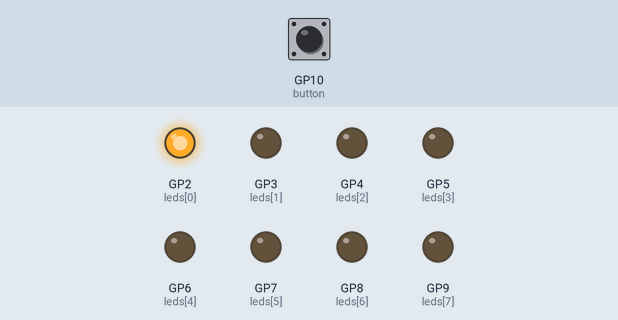
Simulated run of this program. Board: Raspberry Pi Pico running MicroPython. Shown: output pins drawn as LEDs (lit = HIGH). The test bench sets the inputs (shaded band); at power-on: GP10 (button) HIGH.

Above: at 0.1 s.
At 0.9 s:
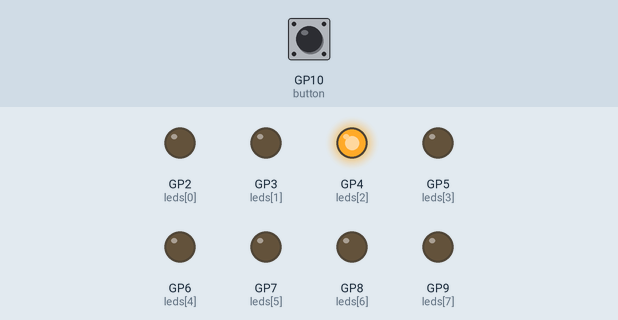
At 1.7 s:
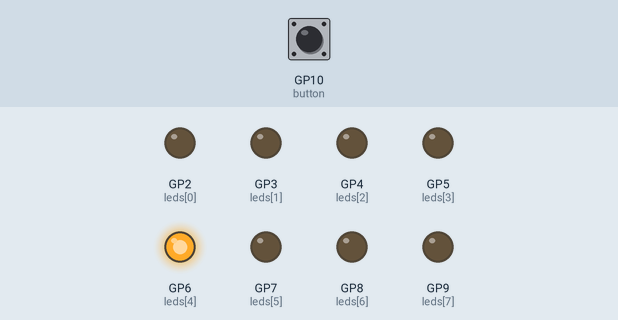
At 3.7 s:
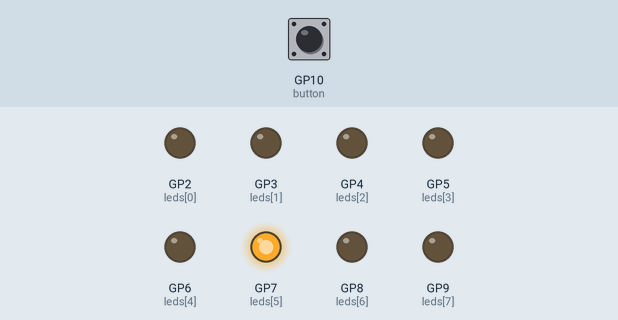
At 5.3 s:
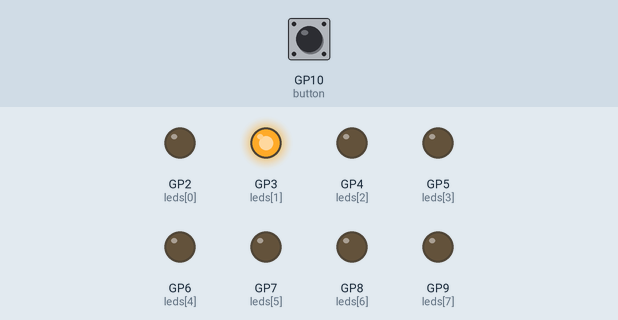
At 7.1 s:
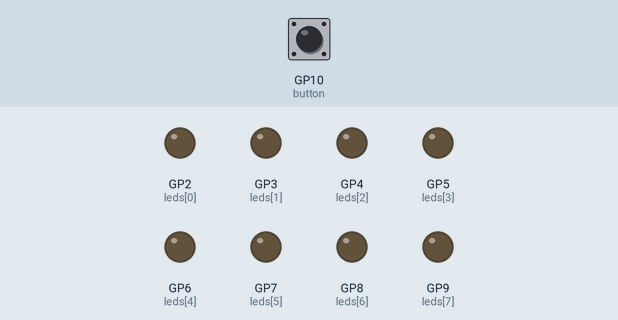
Timing chart, 0 to 7.4 s (numbered marks = the images above):
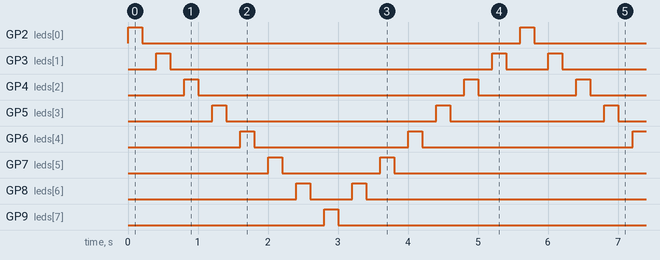

The program:

Postupn__blikne_v_dy_jednou_LED_zleva_doprava_a_naopak.py
```python
from machine import Pin
import time


led_pins = [2, 3, 4, 5, 6, 7, 8, 9]
leds = [Pin(pin, Pin.OUT) for pin in led_pins]


button = Pin(10, Pin.IN, Pin.PULL_UP)


direction = 1
index = 0

def clear_leds():
    for led in leds:
        led.value(0)

while True:

    if button.value() == 0:
        time.sleep(0.2)
        direction *= -1


    clear_leds()
    leds[index].value(1)
    time.sleep(0.2)


    clear_leds()
    time.sleep(0.2)


    index += direction


    if index >= len(leds) - 1:
        direction = -1
    elif index <= 0:
        direction = 1
```

Measured:
- by itself, GP2 (leds[0]), GP9 (leds[7]): alternates HIGH for 0.20 s and LOW for 5.4 s
- by itself, GP3 (leds[1]): repeats every 5.6 s: LOW 4.6 s, HIGH 0.20 s, LOW 0.60 s, HIGH 0.20 s
- by itself, GP4 (leds[2]): repeats every 5.6 s: LOW 3.8 s, HIGH 0.20 s, LOW 1.4 s, HIGH 0.20 s
- by itself, GP5 (leds[3]): repeats every 5.6 s: LOW 3.0 s, HIGH 0.20 s, LOW 2.2 s, HIGH 0.20 s
- by itself, GP6 (leds[4]): repeats every 5.6 s: LOW 2.2 s, HIGH 0.20 s, LOW 3.0 s, HIGH 0.20 s
- by itself, GP7 (leds[5]): repeats every 5.6 s: LOW 1.4 s, HIGH 0.20 s, LOW 3.8 s, HIGH 0.20 s
- by itself, GP8 (leds[6]): repeats every 5.6 s: LOW 0.60 s, HIGH 0.20 s, LOW 4.6 s, HIGH 0.20 s
